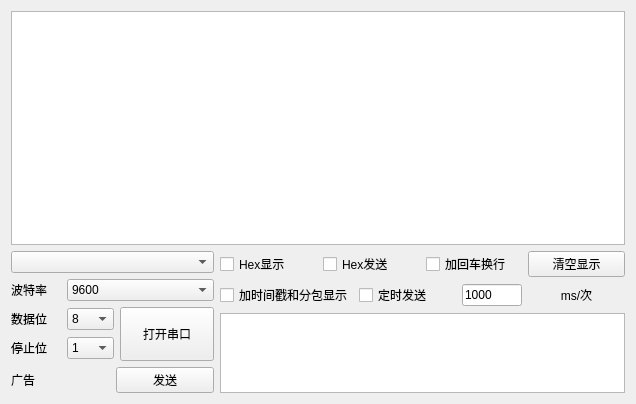
<?xml version="1.0" encoding="UTF-8"?>
<ui version="4.0">
 <class>ToolsPage</class>
 <widget class="QWidget" name="ToolsPage">
  <property name="geometry">
   <rect>
    <x>0</x>
    <y>0</y>
    <width>636</width>
    <height>404</height>
   </rect>
  </property>
  <property name="windowTitle">
   <string>ToolsPage</string>
  </property>
  <layout class="QGridLayout" name="gridLayout_2">
   <item row="0" column="0">
    <layout class="QVBoxLayout" name="verticalLayout_3" stretch="4,1">
     <item>
      <widget class="QTextBrowser" name="tbShow"/>
     </item>
     <item>
      <layout class="QHBoxLayout" name="horizontalLayout_5" stretch="1,2">
       <item>
        <layout class="QVBoxLayout" name="verticalLayout">
         <item>
          <widget class="QComboBox" name="cbName"/>
         </item>
         <item>
          <widget class="QStackedWidget" name="stackedWidget">
           <property name="currentIndex">
            <number>0</number>
           </property>
           <widget class="QWidget" name="serialPage">
            <layout class="QGridLayout" name="gridLayout">
             <property name="leftMargin">
              <number>0</number>
             </property>
             <property name="topMargin">
              <number>0</number>
             </property>
             <property name="rightMargin">
              <number>0</number>
             </property>
             <property name="bottomMargin">
              <number>0</number>
             </property>
             <item row="0" column="0">
              <layout class="QVBoxLayout" name="verticalLayout_5">
               <item>
                <layout class="QHBoxLayout" name="horizontalLayout_6">
                 <item>
                  <widget class="QLabel" name="label">
                   <property name="minimumSize">
                    <size>
                     <width>50</width>
                     <height>0</height>
                    </size>
                   </property>
                   <property name="maximumSize">
                    <size>
                     <width>50</width>
                     <height>16777215</height>
                    </size>
                   </property>
                   <property name="text">
                    <string>波特率</string>
                   </property>
                  </widget>
                 </item>
                 <item>
                  <widget class="QComboBox" name="cbBaudRate">
                   <item>
                    <property name="text">
                     <string>9600</string>
                    </property>
                   </item>
                   <item>
                    <property name="text">
                     <string>19200</string>
                    </property>
                   </item>
                   <item>
                    <property name="text">
                     <string>38400</string>
                    </property>
                   </item>
                   <item>
                    <property name="text">
                     <string>57600</string>
                    </property>
                   </item>
                   <item>
                    <property name="text">
                     <string>115200</string>
                    </property>
                   </item>
                  </widget>
                 </item>
                </layout>
               </item>
               <item>
                <layout class="QHBoxLayout" name="horizontalLayout_9">
                 <item>
                  <layout class="QVBoxLayout" name="verticalLayout_4">
                   <item>
                    <layout class="QHBoxLayout" name="horizontalLayout_7">
                     <item>
                      <widget class="QLabel" name="label_2">
                       <property name="minimumSize">
                        <size>
                         <width>50</width>
                         <height>0</height>
                        </size>
                       </property>
                       <property name="maximumSize">
                        <size>
                         <width>50</width>
                         <height>16777215</height>
                        </size>
                       </property>
                       <property name="text">
                        <string>数据位</string>
                       </property>
                      </widget>
                     </item>
                     <item>
                      <widget class="QComboBox" name="cbDataBit">
                       <property name="currentIndex">
                        <number>3</number>
                       </property>
                       <item>
                        <property name="text">
                         <string>5</string>
                        </property>
                       </item>
                       <item>
                        <property name="text">
                         <string>6</string>
                        </property>
                       </item>
                       <item>
                        <property name="text">
                         <string>7</string>
                        </property>
                       </item>
                       <item>
                        <property name="text">
                         <string>8</string>
                        </property>
                       </item>
                      </widget>
                     </item>
                    </layout>
                   </item>
                   <item>
                    <layout class="QHBoxLayout" name="horizontalLayout_8">
                     <item>
                      <widget class="QLabel" name="label_3">
                       <property name="minimumSize">
                        <size>
                         <width>50</width>
                         <height>0</height>
                        </size>
                       </property>
                       <property name="maximumSize">
                        <size>
                         <width>50</width>
                         <height>16777215</height>
                        </size>
                       </property>
                       <property name="text">
                        <string>停止位</string>
                       </property>
                      </widget>
                     </item>
                     <item>
                      <widget class="QComboBox" name="cbStopBit">
                       <item>
                        <property name="text">
                         <string>1</string>
                        </property>
                       </item>
                       <item>
                        <property name="text">
                         <string>2</string>
                        </property>
                       </item>
                       <item>
                        <property name="text">
                         <string>1.5</string>
                        </property>
                       </item>
                      </widget>
                     </item>
                    </layout>
                   </item>
                  </layout>
                 </item>
                 <item>
                  <widget class="QPushButton" name="btnOpenSerial">
                   <property name="sizePolicy">
                    <sizepolicy hsizetype="Minimum" vsizetype="Minimum">
                     <horstretch>0</horstretch>
                     <verstretch>0</verstretch>
                    </sizepolicy>
                   </property>
                   <property name="text">
                    <string>打开串口</string>
                   </property>
                  </widget>
                 </item>
                </layout>
               </item>
              </layout>
             </item>
            </layout>
           </widget>
           <widget class="QWidget" name="netPage">
            <layout class="QGridLayout" name="gridLayout_3">
             <property name="leftMargin">
              <number>0</number>
             </property>
             <property name="topMargin">
              <number>0</number>
             </property>
             <property name="rightMargin">
              <number>0</number>
             </property>
             <property name="bottomMargin">
              <number>0</number>
             </property>
             <item row="0" column="0">
              <layout class="QVBoxLayout" name="verticalLayout_6">
               <item>
                <layout class="QHBoxLayout" name="horizontalLayout_4">
                 <item>
                  <widget class="QLabel" name="label_6">
                   <property name="text">
                    <string>远程</string>
                   </property>
                  </widget>
                 </item>
                 <item>
                  <widget class="QLineEdit" name="lePeerIp"/>
                 </item>
                 <item>
                  <widget class="QLineEdit" name="lePeerPort">
                   <property name="maximumSize">
                    <size>
                     <width>40</width>
                     <height>16777215</height>
                    </size>
                   </property>
                  </widget>
                 </item>
                </layout>
               </item>
               <item>
                <layout class="QHBoxLayout" name="horizontalLayout_10">
                 <item>
                  <widget class="QLabel" name="label_7">
                   <property name="text">
                    <string>本地</string>
                   </property>
                  </widget>
                 </item>
                 <item>
                  <widget class="QLineEdit" name="leLocalIp"/>
                 </item>
                 <item>
                  <widget class="QLineEdit" name="leLocalPort">
                   <property name="maximumSize">
                    <size>
                     <width>40</width>
                     <height>16777215</height>
                    </size>
                   </property>
                  </widget>
                 </item>
                </layout>
               </item>
               <item>
                <layout class="QHBoxLayout" name="horizontalLayout_11">
                 <item>
                  <widget class="QPushButton" name="btnNetStart">
                   <property name="text">
                    <string>侦听</string>
                   </property>
                  </widget>
                 </item>
                 <item>
                  <widget class="QPushButton" name="btnNetStop">
                   <property name="text">
                    <string>断开</string>
                   </property>
                  </widget>
                 </item>
                </layout>
               </item>
              </layout>
             </item>
            </layout>
           </widget>
          </widget>
         </item>
         <item>
          <layout class="QHBoxLayout" name="horizontalLayout">
           <item>
            <widget class="QLabel" name="label_4">
             <property name="text">
              <string>广告</string>
             </property>
            </widget>
           </item>
           <item>
            <widget class="QPushButton" name="btnSend">
             <property name="text">
              <string>发送</string>
             </property>
            </widget>
           </item>
          </layout>
         </item>
        </layout>
       </item>
       <item>
        <layout class="QVBoxLayout" name="verticalLayout_2">
         <item>
          <layout class="QHBoxLayout" name="horizontalLayout_2">
           <item>
            <widget class="QCheckBox" name="cbHexShow">
             <property name="text">
              <string>Hex显示</string>
             </property>
            </widget>
           </item>
           <item>
            <widget class="QCheckBox" name="cbHexSend">
             <property name="text">
              <string>Hex发送</string>
             </property>
            </widget>
           </item>
           <item>
            <widget class="QCheckBox" name="cbAddReturn">
             <property name="text">
              <string>加回车换行</string>
             </property>
            </widget>
           </item>
           <item>
            <widget class="QPushButton" name="btnClienShow">
             <property name="text">
              <string>清空显示</string>
             </property>
            </widget>
           </item>
          </layout>
         </item>
         <item>
          <layout class="QHBoxLayout" name="horizontalLayout_3">
           <item>
            <widget class="QCheckBox" name="cbAddTime">
             <property name="text">
              <string>加时间戳和分包显示</string>
             </property>
            </widget>
           </item>
           <item>
            <widget class="QCheckBox" name="cbSendAtTime">
             <property name="text">
              <string>定时发送</string>
             </property>
            </widget>
           </item>
           <item>
            <widget class="QLineEdit" name="leTime">
             <property name="maximumSize">
              <size>
               <width>60</width>
               <height>16777215</height>
              </size>
             </property>
             <property name="text">
              <string>1000</string>
             </property>
            </widget>
           </item>
           <item>
            <widget class="QLabel" name="label_5">
             <property name="text">
              <string>ms/次</string>
             </property>
             <property name="alignment">
              <set>Qt::AlignCenter</set>
             </property>
            </widget>
           </item>
          </layout>
         </item>
         <item>
          <widget class="QTextEdit" name="teSendData"/>
         </item>
        </layout>
       </item>
      </layout>
     </item>
    </layout>
   </item>
  </layout>
 </widget>
 <resources/>
 <connections/>
</ui>
